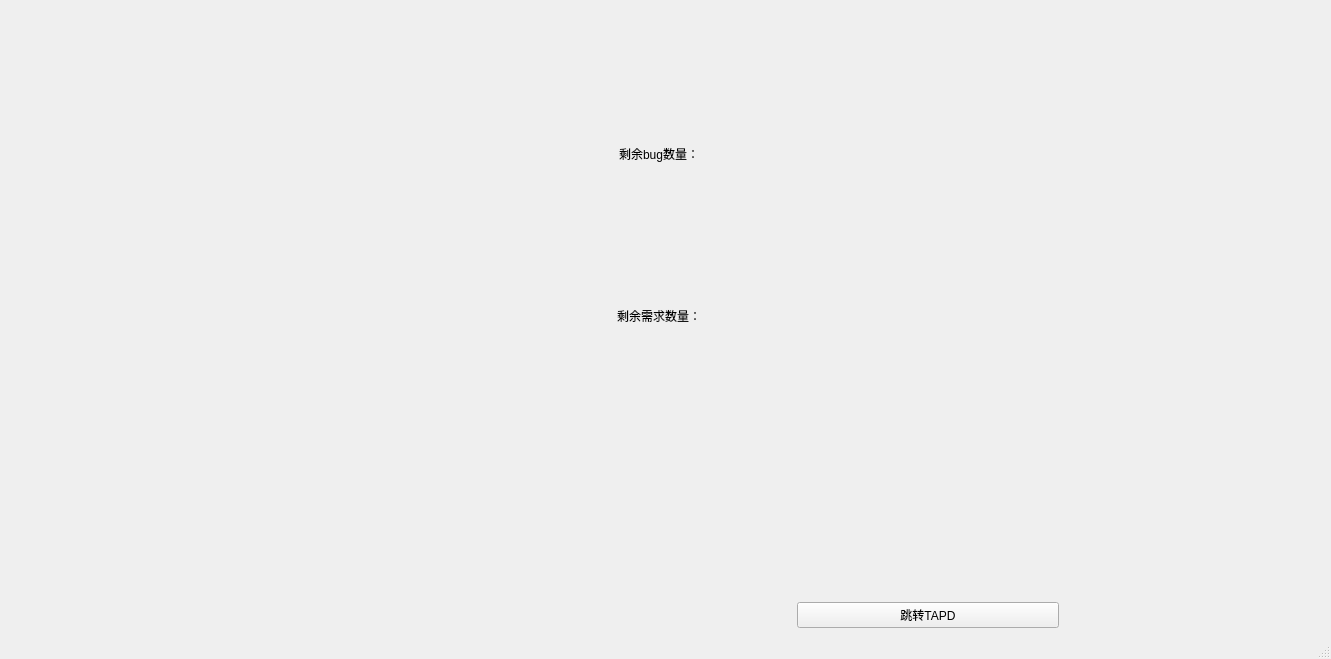
<?xml version="1.0" encoding="UTF-8"?>
<ui version="4.0">
 <class>MainWindow</class>
 <widget class="QMainWindow" name="MainWindow">
  <property name="geometry">
   <rect>
    <x>0</x>
    <y>0</y>
    <width>1331</width>
    <height>659</height>
   </rect>
  </property>
  <property name="windowTitle">
   <string>任务模块</string>
  </property>
  <widget class="QWidget" name="centralwidget">
   <layout class="QVBoxLayout" name="verticalLayout">
    <item>
     <spacer name="verticalSpacer">
      <property name="orientation">
       <enum>Qt::Vertical</enum>
      </property>
      <property name="sizeHint" stdset="0">
       <size>
        <width>707</width>
        <height>78</height>
       </size>
      </property>
     </spacer>
    </item>
    <item>
     <layout class="QHBoxLayout" name="horizontalLayout_2" stretch="0,0,0,0">
      <item>
       <spacer name="horizontalSpacer_2">
        <property name="orientation">
         <enum>Qt::Horizontal</enum>
        </property>
        <property name="sizeHint" stdset="0">
         <size>
          <width>40</width>
          <height>20</height>
         </size>
        </property>
       </spacer>
      </item>
      <item>
       <widget class="QLabel" name="bugTittleLabel">
        <property name="enabled">
         <bool>true</bool>
        </property>
        <property name="styleSheet">
         <string notr="true"/>
        </property>
        <property name="text">
         <string>剩余bug数量：</string>
        </property>
       </widget>
      </item>
      <item>
       <widget class="QLabel" name="bugCountLabel">
        <property name="text">
         <string/>
        </property>
       </widget>
      </item>
      <item>
       <spacer name="horizontalSpacer_5">
        <property name="orientation">
         <enum>Qt::Horizontal</enum>
        </property>
        <property name="sizeHint" stdset="0">
         <size>
          <width>40</width>
          <height>20</height>
         </size>
        </property>
       </spacer>
      </item>
     </layout>
    </item>
    <item>
     <spacer name="verticalSpacer_3">
      <property name="orientation">
       <enum>Qt::Vertical</enum>
      </property>
      <property name="sizeHint" stdset="0">
       <size>
        <width>20</width>
        <height>47</height>
       </size>
      </property>
     </spacer>
    </item>
    <item>
     <layout class="QHBoxLayout" name="horizontalLayout">
      <item>
       <spacer name="horizontalSpacer_3">
        <property name="orientation">
         <enum>Qt::Horizontal</enum>
        </property>
        <property name="sizeHint" stdset="0">
         <size>
          <width>40</width>
          <height>20</height>
         </size>
        </property>
       </spacer>
      </item>
      <item>
       <widget class="QLabel" name="needTittleLabel">
        <property name="text">
         <string>剩余需求数量：</string>
        </property>
       </widget>
      </item>
      <item>
       <widget class="QLabel" name="needCountLabel">
        <property name="text">
         <string/>
        </property>
       </widget>
      </item>
      <item>
       <spacer name="horizontalSpacer_6">
        <property name="orientation">
         <enum>Qt::Horizontal</enum>
        </property>
        <property name="sizeHint" stdset="0">
         <size>
          <width>40</width>
          <height>20</height>
         </size>
        </property>
       </spacer>
      </item>
     </layout>
    </item>
    <item>
     <spacer name="verticalSpacer_4">
      <property name="orientation">
       <enum>Qt::Vertical</enum>
      </property>
      <property name="sizeHint" stdset="0">
       <size>
        <width>20</width>
        <height>46</height>
       </size>
      </property>
     </spacer>
    </item>
    <item>
     <spacer name="verticalSpacer_2">
      <property name="orientation">
       <enum>Qt::Vertical</enum>
      </property>
      <property name="sizeHint" stdset="0">
       <size>
        <width>668</width>
        <height>118</height>
       </size>
      </property>
     </spacer>
    </item>
    <item>
     <layout class="QHBoxLayout" name="horizontalLayout_3" stretch="3,1,1">
      <item>
       <spacer name="horizontalSpacer">
        <property name="orientation">
         <enum>Qt::Horizontal</enum>
        </property>
        <property name="sizeHint" stdset="0">
         <size>
          <width>388</width>
          <height>18</height>
         </size>
        </property>
       </spacer>
      </item>
      <item>
       <widget class="QPushButton" name="pushButton">
        <property name="enabled">
         <bool>true</bool>
        </property>
        <property name="text">
         <string>跳转TAPD</string>
        </property>
       </widget>
      </item>
      <item>
       <spacer name="horizontalSpacer_4">
        <property name="orientation">
         <enum>Qt::Horizontal</enum>
        </property>
        <property name="sizeHint" stdset="0">
         <size>
          <width>198</width>
          <height>18</height>
         </size>
        </property>
       </spacer>
      </item>
     </layout>
    </item>
   </layout>
  </widget>
  <widget class="QMenuBar" name="menubar">
   <property name="geometry">
    <rect>
     <x>0</x>
     <y>0</y>
     <width>1331</width>
     <height>22</height>
    </rect>
   </property>
  </widget>
  <widget class="QStatusBar" name="statusbar"/>
 </widget>
 <resources/>
 <connections/>
</ui>
